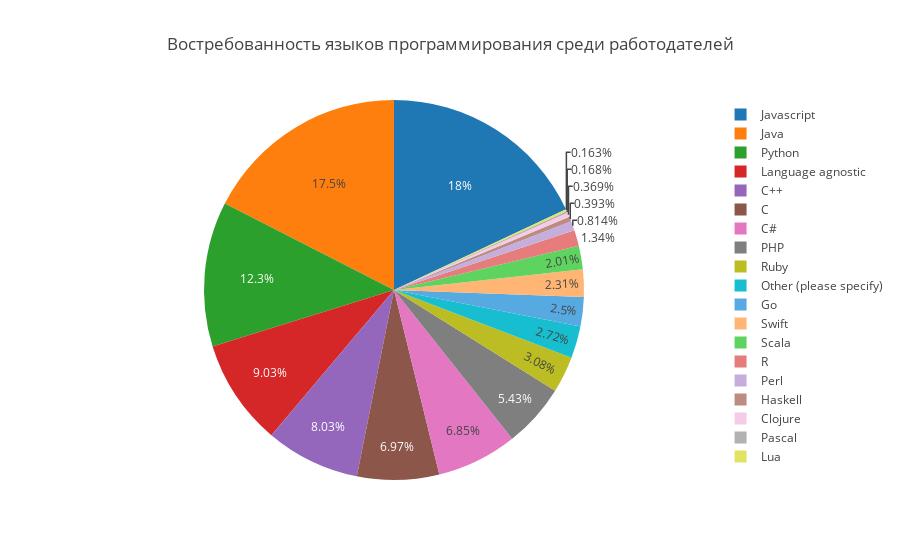

Notebook source saved alongside this figure:
### Code cell
data = go.Pie(labels=lang_name_list, values=lang_list)
layout = {'title': 'Востребованность языков программирования среди работодателей'}
fig = go.Figure(data=[data], layout=layout)
iplot(fig)

### Figure 1 — Plotly figure (JSON) as saved in the notebook; plotly's stock layout.template omitted (floating-point values rounded to 4 significant figures)
{"data": [{"labels": ["Language agnostic", "C", "C++", "Java", "Python", "Ruby", "Javascript", "C#", "Go", "Scala", "Perl", "Swift", "Pascal", "Clojure", "PHP", "Haskell", "Lua", "R", "Other (please specify)"], "type": "pie", "values": [1886, 1456, 1676, 3651, 2573, 643, 3761, 1430, 523, 420, 170, 482, 35, 77, 1134, 82, 34, 280, 569]}], "layout": {"title": "Востребованность языков программирования среди работодателей"}}
